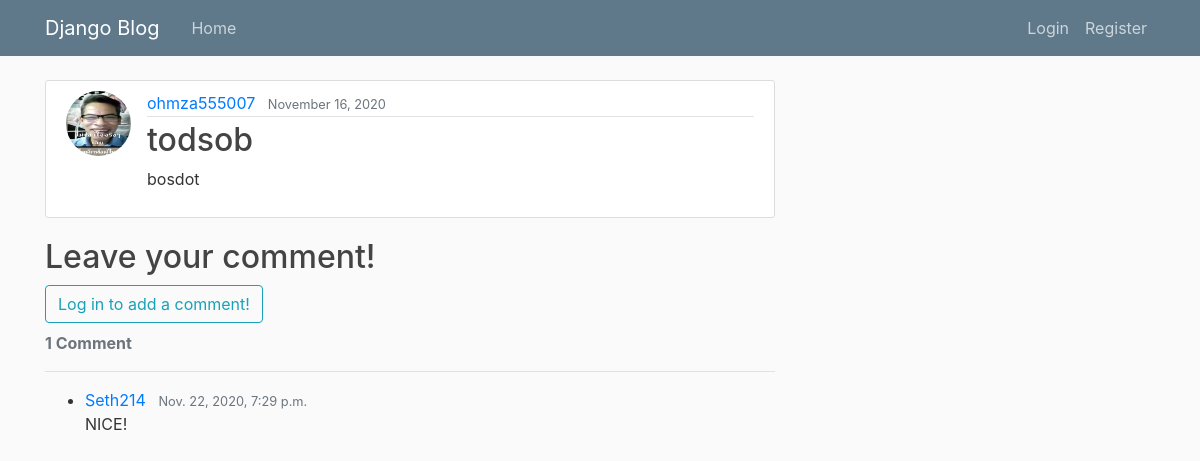
Before: /post/10/ with the older database file.
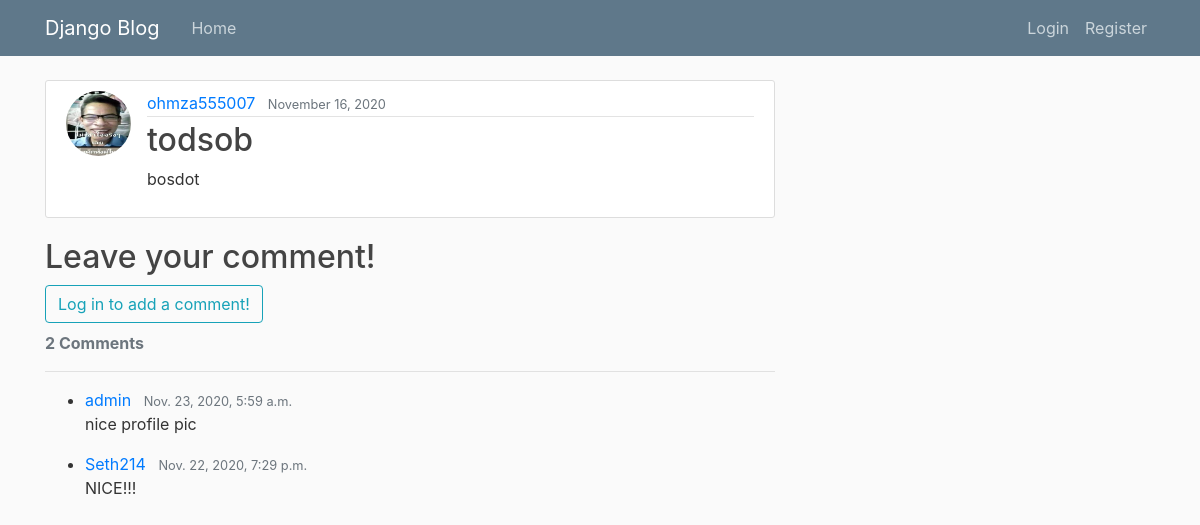
After: the same page with the newer database file.
### blog/models.py (models this page shows, shortened)
class Post(models.Model):
    title = models.CharField(max_length = 100)
    content = models.TextField()
    date_posted = models.DateTimeField(default=timezone.now)
    author = models.ForeignKey(User, on_delete = models.CASCADE)
    @property
    def number_of_comments(self):
        return Comment.objects.filter(blogpost_connected=self).count()

class Comment(models.Model):
    blogpost_connected = models.ForeignKey(Post, related_name='comments', on_delete=models.CASCADE)
    author = models.ForeignKey(User, on_delete=models.CASCADE)
    content = models.TextField()
    date_posted = models.DateTimeField(default=timezone.now)

### users/models.py (models this page shows, shortened)
class Profile(models.Model):
    user = models.OneToOneField(User, on_delete=models.CASCADE)
    image = models.ImageField(default='default.jpg', upload_to='profile_pics')

### blog/views.py (the view, shortened to what this page needs)
# urls.py: path('post/<int:pk>/', PostDetailView.as_view(), name='post-detail'),
class PostDetailView(DetailView):
    model = Post
    def get_context_data(self, **kwargs):
        data = super().get_context_data(**kwargs)
        comments_connected = Comment.objects.filter(
            blogpost_connected=self.get_object()).order_by('-date_posted')
        data['comments'] = comments_connected
        if self.request.user.is_authenticated:
            data['comment_form'] = NewCommentForm(instance=self.request.user)
        return data

### blog/templates/blog/post_detail.html (shortened to what this page needs)
{% extends "blog/base.html" %}
{% load crispy_forms_tags %}
{% block content %}
    <article class="media content-section">
    <img class="rounded-circle article-img" src="{{ object.author.profile.image.url }}" >
    <div class="media-body">
        <div class="article-metadata">
        <a class="mr-2" href="{% url 'user-posts' object.author.username %}">{{ object.author }}</a>
        <small class="text-muted">{{ object.date_posted|date:"F d, Y" }}</small>
       </div>
        <h2 class="article-title">{{ object.title }}</h2>
        <p class="article-content">{{ object.content }}</p>
    </div>
    </article>
    <h2 class="mb-2">Leave your comment!</h2>
    <div id="comments_section">
    {% if user.is_authenticated %}
    <form method="POST">
        {% csrf_token %}
        <div class="form-group">
        {{ comment_form|crispy }}
        <button class="btn btn-info" type="submit">Add comment <i class="fas fa-comments"></i></button>
        </div>
    </form>
    {% else %}
    <a class="btn btn-outline-info mb-2" href="{% url 'login' %}?next={{request.path}}">Log in to add a comment!</a><br>
    {% endif %}
    {% if comments %}
    <strong class="text-secondary">{{ object.number_of_comments }} Comment{{ object.number_of_comments|pluralize }}</strong>
    <hr>
    <ul>
        {% for comment in comments %}
        <li>
        <div>
            <span>
            <a class="mr-2" href="{% url 'user-posts' comment.author.username %}">{{ comment.author }}</a>
            <small class="text-muted">{{ comment.date_posted }}</small>
            </span>
            <p>
            {{ comment.content|safe }}
            </p>
        </div>
        </li>
        {% endfor %}
    </ul>
    {% else %}
        <strong class="text-secondary">No comments yet...</strong>
    {% endif %}
    </div>
{% endblock content %}

Changed rows visible on the page:
computed for Post "todsob": number_of_comments "1" → "2"
added Comment: author "admin", date_posted "Nov. 23, 2020, 5:59 a.m.", content "nice profile pic"
changed Comment "Seth214": content "NICE!" → "NICE!!!"
